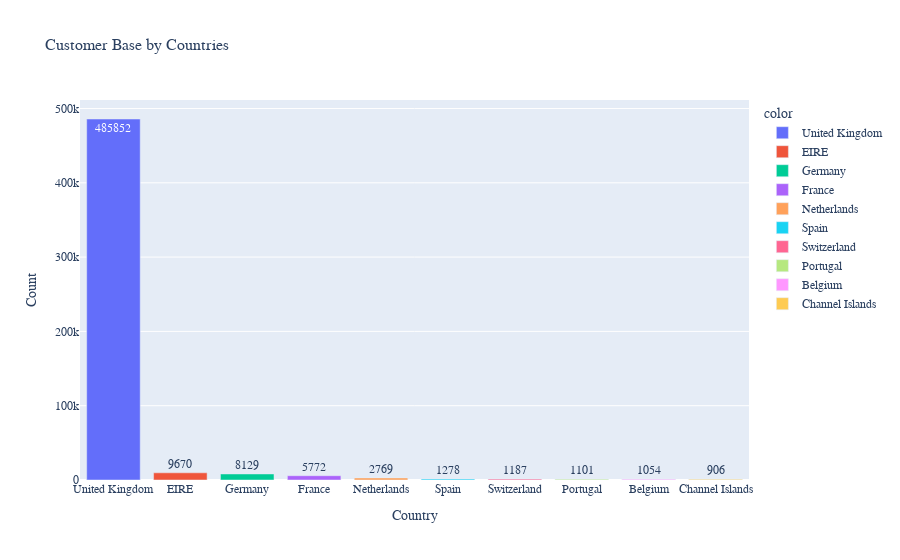

Notebook source saved alongside this figure:
### Code cell
countries = df['Country'].value_counts()[:10]

fig = px.bar(x=countries.index,
             y=countries.values,
             color=countries.index,
             text=countries.values,
             title="Customer Base by Countries",
             labels={'x': 'Country', 'y': 'Count'})

fig.update_layout(
    xaxis_title="Country",
    yaxis_title="Count",
    font=dict(size=12, family="Arial"),
    title_font=dict(size=16, family="Arial")
)

fig.show()

### Figure 1 — Plotly figure (JSON) as saved in the notebook; plotly's stock layout.template omitted (floating-point values rounded to 4 significant figures)
{"data": [{"alignmentgroup": "True", "hovertemplate": "color=United Kingdom<br>Country=%{x}<br>Count=%{y}<br>text=%{text}<extra></extra>", "legendgroup": "United Kingdom", "marker": {"color": "#636efa", "pattern": {"shape": ""}}, "name": "United Kingdom", "offsetgroup": "United Kingdom", "orientation": "v", "showlegend": true, "text": [485852], "textposition": "auto", "type": "bar", "x": ["United Kingdom"], "xaxis": "x", "y": [485852], "yaxis": "y"}, {"alignmentgroup": "True", "hovertemplate": "color=EIRE<br>Country=%{x}<br>Count=%{y}<br>text=%{text}<extra></extra>", "legendgroup": "EIRE", "marker": {"color": "#EF553B", "pattern": {"shape": ""}}, "name": "EIRE", "offsetgroup": "EIRE", "orientation": "v", "showlegend": true, "text": [9670], "textposition": "auto", "type": "bar", "x": ["EIRE"], "xaxis": "x", "y": [9670], "yaxis": "y"}, {"alignmentgroup": "True", "hovertemplate": "color=Germany<br>Country=%{x}<br>Count=%{y}<br>text=%{text}<extra></extra>", "legendgroup": "Germany", "marker": {"color": "#00cc96", "pattern": {"shape": ""}}, "name": "Germany", "offsetgroup": "Germany", "orientation": "v", "showlegend": true, "text": [8129], "textposition": "auto", "type": "bar", "x": ["Germany"], "xaxis": "x", "y": [8129], "yaxis": "y"}, {"alignmentgroup": "True", "hovertemplate": "color=France<br>Country=%{x}<br>Count=%{y}<br>text=%{text}<extra></extra>", "legendgroup": "France", "marker": {"color": "#ab63fa", "pattern": {"shape": ""}}, "name": "France", "offsetgroup": "France", "orientation": "v", "showlegend": true, "text": [5772], "textposition": "auto", "type": "bar", "x": ["France"], "xaxis": "x", "y": [5772], "yaxis": "y"}, {"alignmentgroup": "True", "hovertemplate": "color=Netherlands<br>Country=%{x}<br>Count=%{y}<br>text=%{text}<extra></extra>", "legendgroup": "Netherlands", "marker": {"color": "#FFA15A", "pattern": {"shape": ""}}, "name": "Netherlands", "offsetgroup": "Netherlands", "orientation": "v", "showlegend": true, "text": [2769], "textposition": "auto", "type": "bar", "x": ["Netherlands"], "xaxis": "x", "y": [2769], "yaxis": "y"}, {"alignmentgroup": "True", "hovertemplate": "color=Spain<br>Country=%{x}<br>Count=%{y}<br>text=%{text}<extra></extra>", "legendgroup": "Spain", "marker": {"color": "#19d3f3", "pattern": {"shape": ""}}, "name": "Spain", "offsetgroup": "Spain", "orientation": "v", "showlegend": true, "text": [1278], "textposition": "auto", "type": "bar", "x": ["Spain"], "xaxis": "x", "y": [1278], "yaxis": "y"}, {"alignmentgroup": "True", "hovertemplate": "color=Switzerland<br>Country=%{x}<br>Count=%{y}<br>text=%{text}<extra></extra>", "legendgroup": "Switzerland", "marker": {"color": "#FF6692", "pattern": {"shape": ""}}, "name": "Switzerland", "offsetgroup": "Switzerland", "orientation": "v", "showlegend": true, "text": [1187], "textposition": "auto", "type": "bar", "x": ["Switzerland"], "xaxis": "x", "y": [1187], "yaxis": "y"}, {"alignmentgroup": "True", "hovertemplate": "color=Portugal<br>Country=%{x}<br>Count=%{y}<br>text=%{text}<extra></extra>", "legendgroup": "Portugal", "marker": {"color": "#B6E880", "pattern": {"shape": ""}}, "name": "Portugal", "offsetgroup": "Portugal", "orientation": "v", "showlegend": true, "text": [1101], "textposition": "auto", "type": "bar", "x": ["Portugal"], "xaxis": "x", "y": [1101], "yaxis": "y"}, {"alignmentgroup": "True", "hovertemplate": "color=Belgium<br>Country=%{x}<br>Count=%{y}<br>text=%{text}<extra></extra>", "legendgroup": "Belgium", "marker": {"color": "#FF97FF", "pattern": {"shape": ""}}, "name": "Belgium", "offsetgroup": "Belgium", "orientation": "v", "showlegend": true, "text": [1054], "textposition": "auto", "type": "bar", "x": ["Belgium"], "xaxis": "x", "y": [1054], "yaxis": "y"}, {"alignmentgroup": "True", "hovertemplate": "color=Channel Islands<br>Country=%{x}<br>Count=%{y}<br>text=%{text}<extra></extra>", "legendgroup": "Channel Islands", "marker": {"color": "#FECB52", "pattern": {"shape": ""}}, "name": "Channel Islands", "offsetgroup": "Channel Islands", "orientation": "v", "showlegend": true, "text": [906], "textposition": "auto", "type": "bar", "x": ["Channel Islands"], "xaxis": "x", "y": [906], "yaxis": "y"}], "layout": {"autosize": true, "barmode": "relative", "font": {"family": "Arial", "size": 12}, "legend": {"title": {"text": "color"}, "tracegroupgap": 0}, "title": {"font": {"family": "Arial", "size": 16}, "text": "Customer Base by Countries"}, "xaxis": {"anchor": "y", "autorange": true, "domain": [0, 1], "range": [-0.5, 9.5], "title": {"text": "Country"}, "type": "category"}, "yaxis": {"anchor": "x", "autorange": true, "domain": [0, 1], "range": [0, 511400.0], "title": {"text": "Count"}, "type": "linear"}}}
